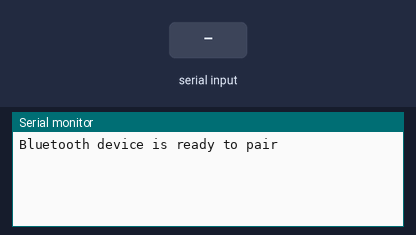
A sketch run on a simulated ESP32. Parts: the last lines printed to the serial monitor. The inputs (shaded band) are chosen by the test bench. Nothing arrives over Bluetooth unless stated.

Above: at 1.2 s.
1.3 s: "1" received over the second serial link
At 1.7 s:
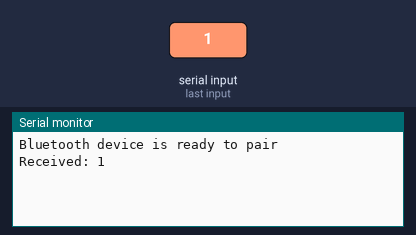
2.8 s: "0" received over the second serial link
At 4.0 s:
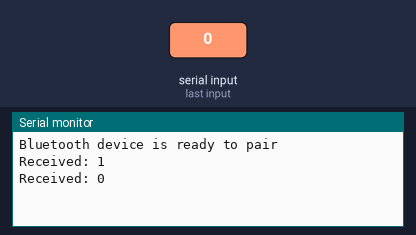
4.3 s: "2" received over the second serial link
At 5.4 s:
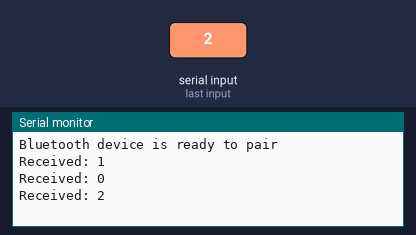

The sketch:

TP_Bluetooth.ino
```cpp
#include <BluetoothSerial.h>

BluetoothSerial SerialBT;

void setup() {
  Serial.begin(115200);
  SerialBT.begin("ESP32");
  Serial.println("Bluetooth device is ready to pair");
}

void loop() {
  if (SerialBT.available()) {
    char incomingChar = SerialBT.read();
    Serial.print("Received: ");
    Serial.println(incomingChar);
  }
  delay(100);
}
```

Measured:
- after the input at 1.3 s, the serial monitor: prints a new line at once (image 1)
- after the input at 2.8 s, the serial monitor: prints a new line at once (image 2)
- after the input at 4.3 s, the serial monitor: prints a new line at once (image 3)
